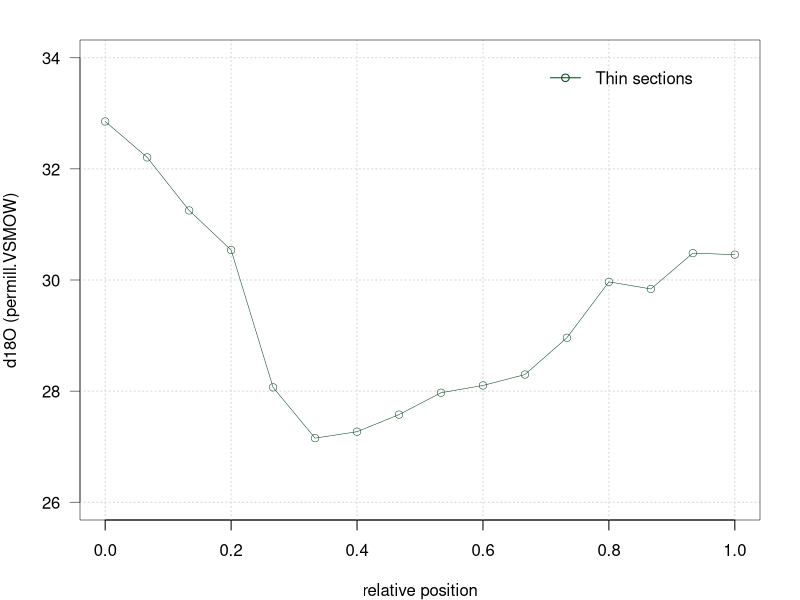
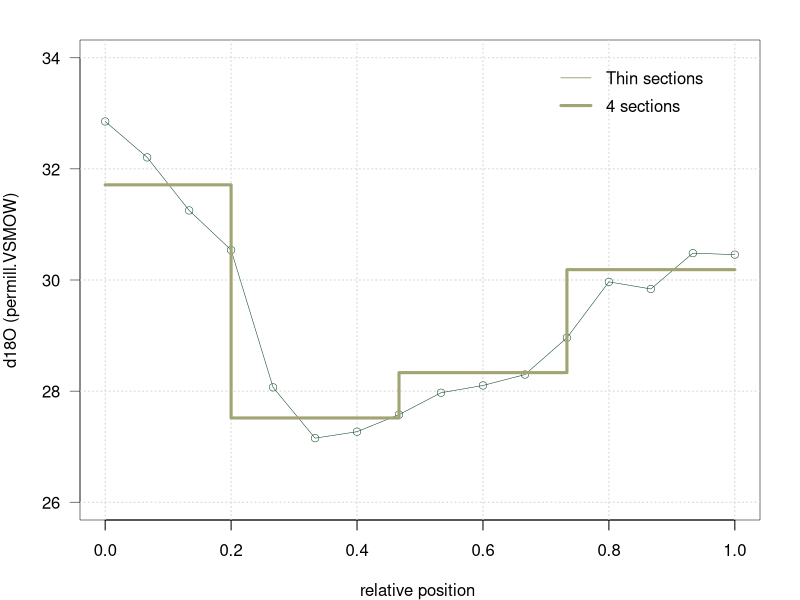
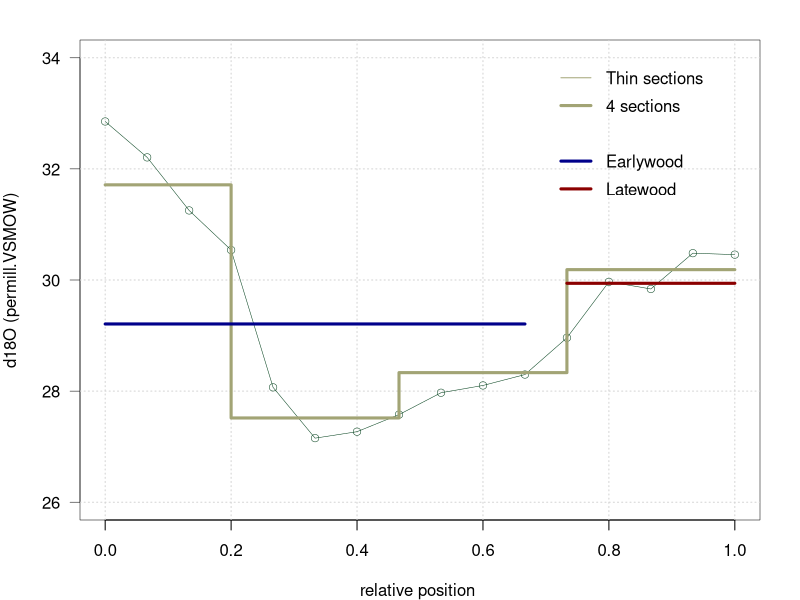
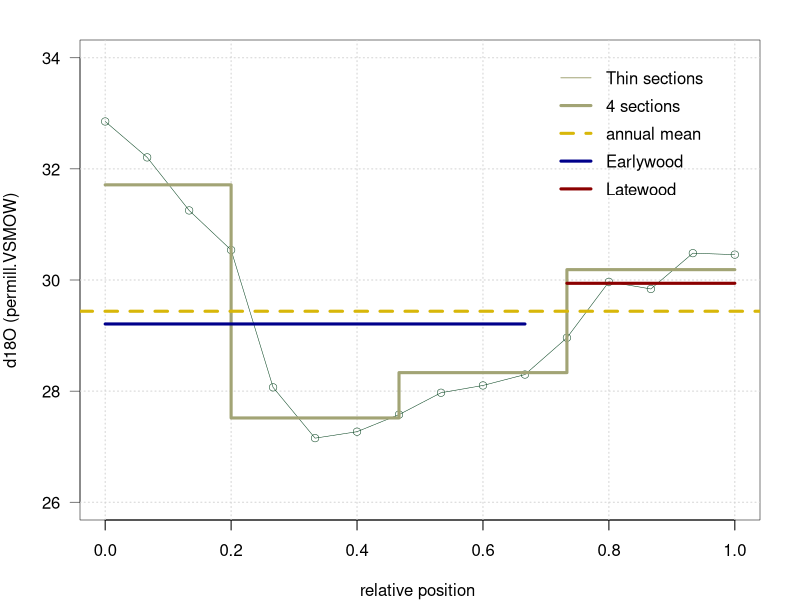
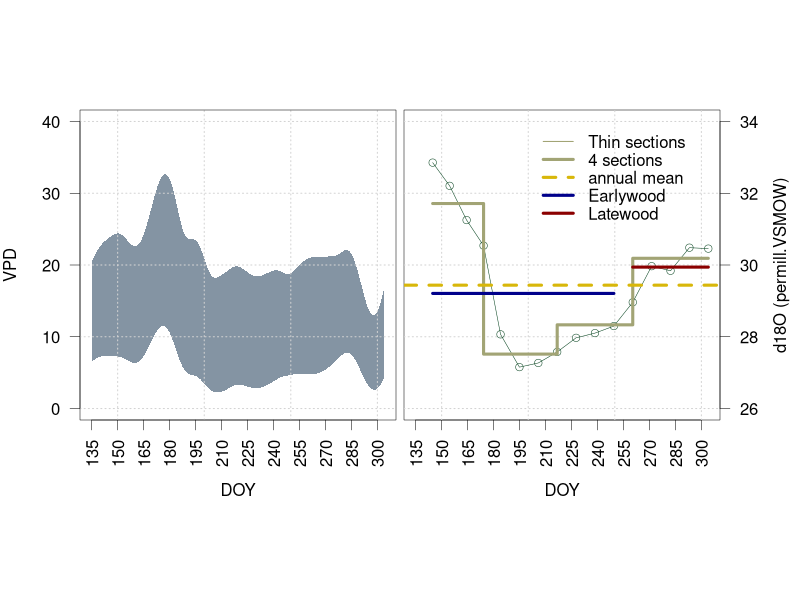
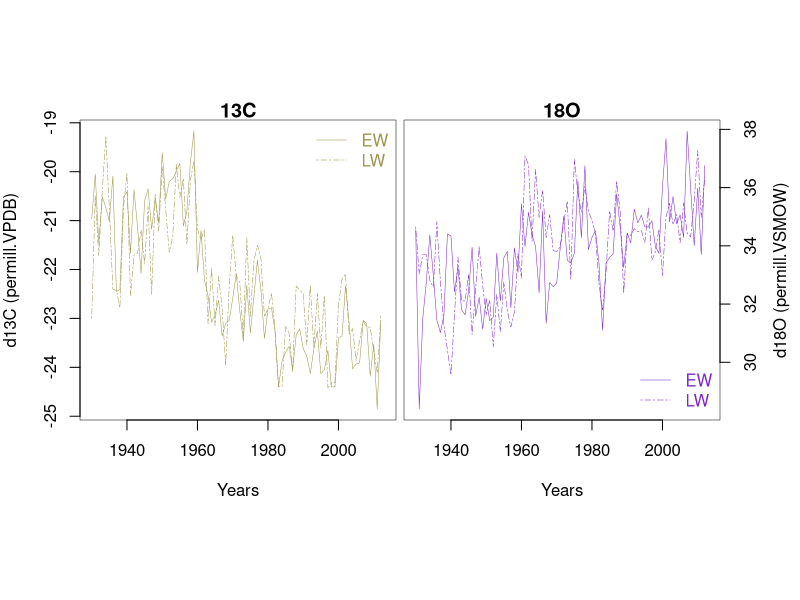
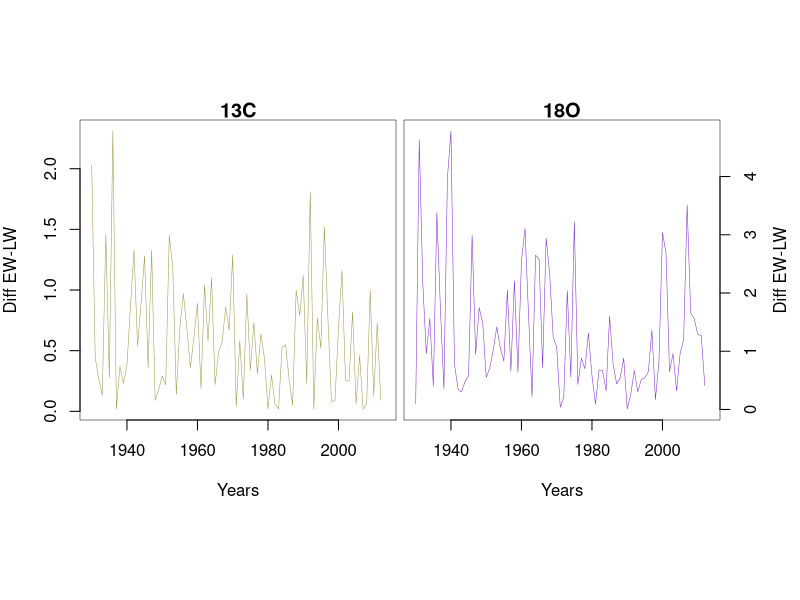
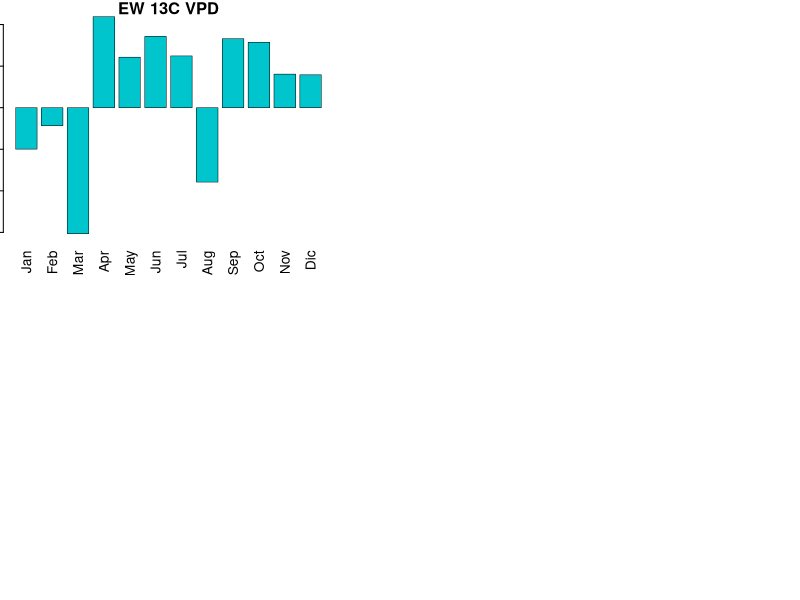

Source code (R) for these figures, in order:
## ---- chunk 1
# Read the high resolution 18O data for 1998.
HEL_98 <- read.csv("Data_Notebook5_part1/high_res_HEL_1998.csv") [,c(2,3,8)]
# color vector for plots
colb1 <- c("#D8B70A","#02401B","#A2A475","#D67236") 
## ---- chunk 2
par(mar=c(4,4,2,2),lwd=0.5)
plot(HEL_98[,3], HEL_98[,2], type="n", ylim=c(26,34), xlim=c(0,1), axes=F, xlab = "relative position", ylab = "d18O (permill.VSMOW)")
axis(1)
axis(2,lwd=0.5,las=2)
grid(lwd=1)
box()
lines( HEL_98[,3],HEL_98[,2], type="o",col=colb1[2],lwd=0.5, pch=1)
legend(x = 0.7, y = 34, legend = "Thin sections", col=colb1[2] , bty = "n",lwd=1,lty=1,pch = 1)
## ---- chunk 3
# select the sections per quarter
p25<- round(0.25*nrow(HEL_98),0)
p50<- round(0.50*nrow(HEL_98),0)
p75<- round(0.75*nrow(HEL_98),0)
p100<- round(1*nrow(HEL_98),0)
HEL_98_quarter  <- c(rep(mean(HEL_98[,2][1:p25], na.rm = T),length(1:p25)),
                  rep(mean(HEL_98[,2][(1+p25):p50], na.rm = T),length((1+p25):p50)),
                  rep(mean(HEL_98[,2][(1+p50):p75], na.rm = T),length((1+p50):p75)),
                  rep(mean(HEL_98[,2][(1+p75):p100], na.rm = T),length((1+p75):p100)))
## ---- chunk 4
par(mar=c(4,4,2,2),lwd=0.5)
plot(HEL_98[,3], HEL_98[,2], type="n", ylim=c(26,34), xlim=c(0,1), axes=F, xlab = "relative position ", ylab = "d18O (permill.VSMOW)");box()
axis(1)
axis(2,lwd=0.5,las=2)
grid(lwd=1)
lines( HEL_98[,3],HEL_98[,2], type="o",col=colb1[2],lwd=0.5, pch=1)
legend(x = 0.7, y = 34, legend = "Thin sections", col=colb1[3] , bty = "n",lwd=1)
# add the values of the quarters (equally distanced thin sections)
lines( HEL_98[,3],HEL_98_quarter, type="S",col=colb1[3],lwd=3)
legend(x = 0.7, y = 33.5, legend = "4 sections", col=colb1[3] , bty = "n",lwd=3)
## ---- chunk 5
#  We can estimate a % of EW and LW from total thin sections measurements as follows:
EW_1998 <- mean(HEL_98[,2][1:11], na.rm = T)
LW_1998 <- mean(HEL_98[,2][12:16], na.rm = T)
## ---- chunk 6
par(mar=c(4,4,2,2),lwd=0.5)
plot(HEL_98[,3], HEL_98[,2], type="n", ylim=c(26,34), xlim=c(0,1), axes=F, xlab = "relative position ", ylab = "d18O (permill.VSMOW)");box()
axis(1)
axis(2,lwd=0.5,las=2)
grid(lwd=1)
lines( HEL_98[,3],HEL_98[,2], type="o",col=colb1[2],lwd=0.5, pch=1)
legend(x = 0.7, y = 34, legend = "Thin sections", col=colb1[3] , bty = "n",lwd=1)
# add the values of the quarters (equally distanced thin sections)
lines( HEL_98[,3],HEL_98_quarter, type="S",col=colb1[3],lwd=3)
legend(x = 0.7, y = 33.5, legend = "4 sections", col=colb1[3] , bty = "n",lwd=3)
# Add the values EW and LW 
lines(HEL_98[,3][1:11], rep(EW_1998, 11),type="s",col="darkblue",lwd=3  )#EW
legend(x = 0.7, y = 32.5, legend = "Earlywood", col="darkblue" , bty = "n",lwd=3)
lines(HEL_98[,3][12:16], rep(LW_1998, 5),type="s",col="darkred",lwd=3  )#LW
legend(x = 0.7, y = 32, legend = "Latewood", col="darkred" , bty = "n",lwd=3)
## ---- chunk 7
#Here you will need to estimate the  average of the ring based on the thin sections provided.
# example 
HEL_98_complete <- mean(HEL_98[,2])
## ---- chunk 8
par(mar=c(4,4,2,2),lwd=0.5)
plot(HEL_98[,3], HEL_98[,2], type="n", ylim=c(26,34), xlim=c(0,1), axes=F, xlab = "relative position ", ylab = "d18O (permill.VSMOW)");box()
axis(1)
axis(2,lwd=0.5,las=2)
grid(lwd=1)
lines( HEL_98[,3],HEL_98[,2], type="o",col=colb1[2],lwd=0.5, pch=1)
legend(x = 0.7, y = 34, legend = "Thin sections", col=colb1[3] , bty = "n",lwd=1)
# add the values of the quarters (equally distanced thin sections)
lines( HEL_98[,3],HEL_98_quarter, type="S",col=colb1[3],lwd=3)
legend(x = 0.7, y = 33.5, legend = "4 sections", col=colb1[3] , bty = "n",lwd=3)
# Add the values EW and LW 
lines(HEL_98[,3][1:11], rep(EW_1998, 11),type="s",col="darkblue",lwd=3  )#EW
legend(x = 0.7, y = 32.5, legend = "Earlywood", col="darkblue" , bty = "n",lwd=3)
lines(HEL_98[,3][12:16], rep(LW_1998, 5),type="s",col="darkred",lwd=3  )#LW
legend(x = 0.7, y = 32, legend = "Latewood", col="darkred" , bty = "n",lwd=3)
# add the annual 18O value
abline(h = HEL_98_complete,col=colb1[1],lwd=3,lty=2)
legend(x = 0.7, y = 33, legend = "annual mean", col=colb1[1] , bty = "n",lwd=3,lty=2)
## ---- chunk 9
#read VPD data for this site
VPD_HEL <- read.csv("Data_Notebook5_part1/VPD_1998_1999_HEL.csv" )[,c(2,3,4)]
# Note that the VPD values are reported for Day of the year
par(mar=c(4,4,0.5,0.2),lwd=0.5)
layout(matrix(1:2,nrow = 1, ncol = 2,byrow = T), widths = c(2,2),heights = c(2),respect = TRUE)

#VPD_1998
plot(x = c(1:10),y=c(1:10),xlim = c(135,304), ylim = c(0,40) , type = "n", axes = F, xlab = "DOY", ylab = "VPD")
polygon(x = c(VPD_HEL[,1], rev(VPD_HEL[,1])), y = c(VPD_HEL[,2], rev(VPD_HEL[,3])), border = F, col = rgb(0.2,0.3,0.4,0.6))
axis(1, at = seq(135,304,15),lwd=0.5,las=2)
axis(2,at = seq(0,40, 10), las=2,lwd=0.5)
grid(lwd=1)
box()

# Note that the d18O values are plotted vs  Day of the year
par(mar=c(4,0.2,0.5,4),lwd=0.5)
plot(HEL_98[,1], HEL_98[,2], type="n", ylim=c(26,34), xlim=c(135,304), axes=F, xlab = "DOY", ylab = "");box()
  axis(1, at = seq(135,304,15),lwd=0.5,las=2)
  axis(4,lwd=0.5,las=2)
  grid(lwd=1)
lines( HEL_98[,1],HEL_98[,2], type="o",col=colb1[2],lwd=0.5, pch=1)
  legend(x = 200, y = 34, legend = "Thin sections", col=colb1[3] , bty = "n",lwd=1)
# add the values of the quarters (equally distanced thin sections)
lines( HEL_98[,1],HEL_98_quarter, type="S",col=colb1[3],lwd=3)
  legend(x = 200, y = 33.5, legend = "4 sections", col=colb1[3] , bty = "n",lwd=3)
# Add the values EW and LW 
lines(HEL_98[,1][1:11], rep(EW_1998, 11),type="s",col="darkblue",lwd=3  )#EW
  legend(x = 200, y = 32.5, legend = "Earlywood", col="darkblue" , bty = "n",lwd=3)
lines(HEL_98[,1][12:16], rep(LW_1998, 5),type="s",col="darkred",lwd=3  )#LW
  legend(x = 200, y = 32, legend = "Latewood", col="darkred" , bty = "n",lwd=3)
# add the annual 18O value
abline(h = HEL_98_complete,col=colb1[1],lwd=3,lty=2)
  legend(x = 200, y = 33, legend = "annual mean", col=colb1[1] , bty = "n",lwd=3,lty=2)
mtext("d18O (permill.VSMOW)",side = 4, line = 2.5)
## ---- chunk 10
RCP_iso <- read.csv("Data_Notebook5_part2/RCP_Isotope_data_EW_LW.csv")[,c(2:5)]
EW.13C <- ts(RCP_iso[,1], start=1930, frequency=1)
LW.13C <- ts(RCP_iso[,2], start=1930, frequency=1)
EW.18O <- ts(RCP_iso[,3], start=1930, frequency=1)
LW.18O <- ts(RCP_iso[,4], start=1930, frequency=1)
## ---- chunk 11
par(mar=c(4,4,1,0.2))
layout(matrix(1:2,nrow = 1, ncol = 2,byrow = T), widths = c(2,2),heights = c(2,2),respect = TRUE)
plot(EW.13C,ylab="d13C (permill.VPDB)",xlab="Years", col="#9C964A",main="13C")
lines(LW.13C,col="#9C964A", lty=6)
legend("topright", c("EW","LW"), lty=c(1,6), col=c("#9C964A","#9C964A"), text.col =c("#9C964A","#9C964A"), bty = "n")

par(mar=c(4,0.2,1,4))
plot(EW.18O,ylab="",xlab="Years", col="purple3",main="18O", axes=F)
lines(LW.18O,col="purple3", lty=6)
axis(1)
axis(4)
box()
mtext("d18O (permill.VSMOW)", side = 4, line = 2.5)
legend("bottomright", c("EW","LW"), lty=c(1,6), col=c("purple3","purple3"), text.col =c("purple3","purple3"), bty = "n")
## ---- chunk 12
# First  calculate the difference between EW and LW for each isotope
diff.13C <- abs(LW.13C-EW.13C)
diff.18O <- abs(LW.18O-EW.18O)
## ---- chunk 13
par(mar=c(4,4,1,0.2))
layout(matrix(1:2,nrow = 1, ncol = 2,byrow = T), widths = c(2,2),heights = c(2),respect = TRUE)
plot(diff.13C,ylab="Diff EW-LW",xlab="Years", col="#9C964A",main="13C")

par(mar=c(4,0.2,1,4))
plot(diff.18O,ylab="",xlab="Years", col="purple3",main="18O", axes=F)
axis(1)
axis(4)
box()
mtext("Diff EW-LW", side = 4, line = 2.5)

## ---- chunk 14
# Read climate variables: VPD and precipitation. These data are from PRISM and cover the period from 1895-2015
RCP.vpd <- ts((read.csv("Data_Notebook5_part2/RCP_VPD_prism(monthly_1895_2015).csv")[,c(2:13)]), start=1895, frequency=1)
RCP.pcp <- ts((read.csv("Data_Notebook5_part2/RCP_precipitation_(mm)_1901-2012.csv")[,c(2:13)]), start=1901, frequency=1)
# Note that you need to subset the climate data for the period of the tree ring record (1930-2012)
## ---- chunk 15
# you can use monthly averages to look at seasonal patterns of VPD and PCP (barplot)
## ---- chunk 16
# For VPD
EW.13C.vpd <- ts.union(EW.13C,RCP.vpd)
LW.13C.vpd <- ts.union(LW.13C,RCP.vpd)
EW.18O.vpd <- ts.union(EW.18O,RCP.vpd)
EW.18O.vpd <- ts.union(EW.18O,RCP.vpd)

# For Precipitation
EW.13C.pcp <- ts.union(EW.13C,RCP.pcp)
LW.13C.pcp <- ts.union(LW.13C,RCP.pcp)
EW.18O.pcp <- ts.union(EW.18O,RCP.pcp)
EW.18O.pcp <- ts.union(EW.18O,RCP.pcp)

## ---- chunk 17
# here is an example for EW13C and VPD including renaming the columns for better plots
correl.EW.13C.vpd <- cor(EW.13C.vpd,use="p"); colnames(correl.EW.13C.vpd) <- c("EW.13C", colnames(RCP.vpd))

# repeat these steps for the other tree ring subdivisions and climate variables
## ---- chunk 18
# here is a skeleton for a plot that includes only EW13C and VPD
# you will need to add the plots for other variables. 
layout(matrix(1:4,nrow = 2, ncol = 2,byrow = F), widths = c(4,4,4,4),heights = c(3,3,3,3),respect = TRUE)
barplot(correl.EW.13C.vpd[1,2:13],las=3,col=c("turquoise3"),ylab="Correlation", main="EW 13C VPD")


# add other subdivisions
# You can repeat the plot for precipitations
## ---- chunk 19
# Combine matrices
diff.13C.vpd <- ts.union(diff.13C, RCP.vpd)
diff.18O.vpd <- ts.union(diff.18O, RCP.vpd)

diff.13C.pcp <- ts.union(diff.13C, RCP.pcp)
diff.18O.pcp <- ts.union(diff.18O, RCP.pcp)

# run correlations
corr.diff.13C.vpd <- cor(diff.13C.vpd,use="p"); colnames(corr.diff.13C.vpd) <- c("diff.13C", colnames(RCP.vpd))
corr.diff.18O.vpd <- cor(diff.18O.vpd,use="p"); colnames(corr.diff.18O.vpd) <- c("diff.18O", colnames(RCP.vpd))

corr.diff.13C.pcp <- cor(diff.13C.pcp,use="p"); colnames(corr.diff.13C.pcp) <- c("diff.13C", colnames(RCP.vpd))
corr.diff.18O.pcp <- cor(diff.18O.pcp,use="p"); colnames(corr.diff.18O.pcp) <- c("diff.18O", colnames(RCP.vpd))
## ---- chunk 20
# here is one example
corr.diff.13C.vpd [1,2:13]
## ---- chunk 21
# here is an example with MAY VPD 
linear.diff.13C.vpd <- lm(diff.13C~ window( RCP.vpd[,"May"],  1930, 2013))
summary(linear.diff.13C.vpd)

